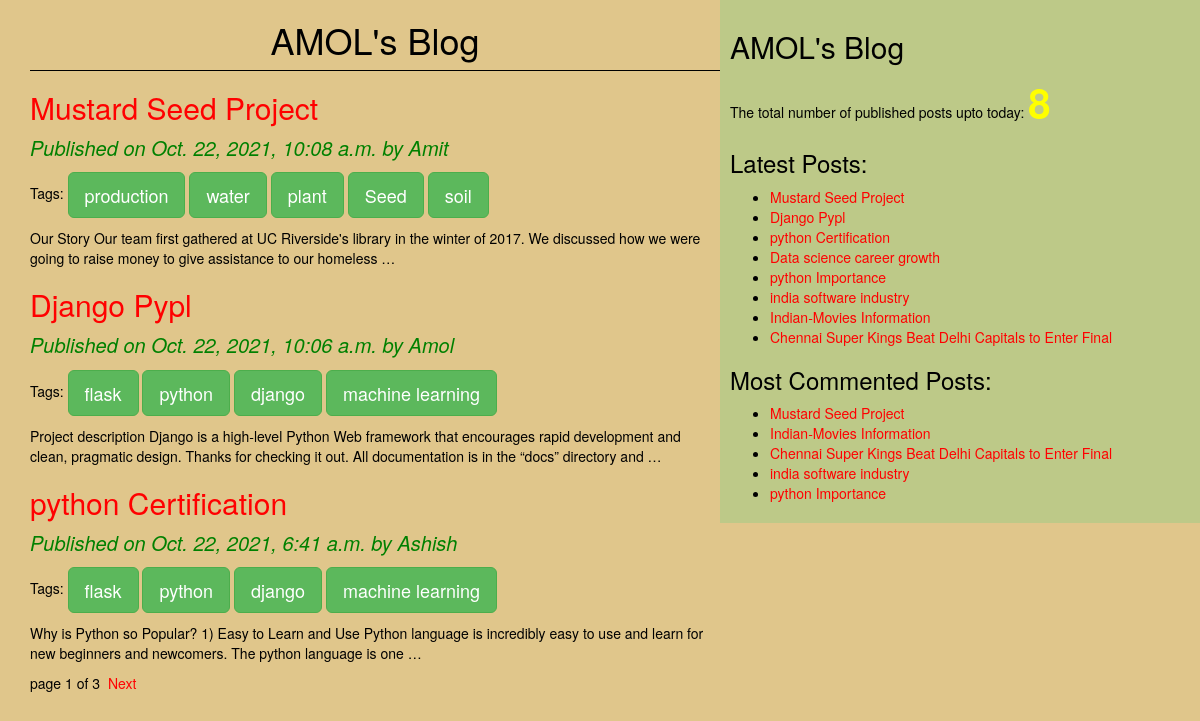
The page / on the database its author committed.
### blogApp/models.py (models this page shows, shortened)
class Post(models.Model):
    STATUS_CHOICES=(('draft','Draft'),('published','Published'))
    title=models.CharField(max_length=256)
    slug=models.SlugField(max_length=264, unique_for_date='publish')
    author=models.ForeignKey(User,related_name='blog_posts', on_delete=models.CASCADE) # author is a foreignkey pointing the data from user table on_delete=models.CASCADE that argument must be required otherwise we will get one argument missing error.
    body=models.TextField()
    publish=models.DateTimeField(default=timezone.now) # for taken current time zone
    created=models.DateTimeField(auto_now_add=True) # whenever we have updated last post on blog Application
    updated=models.DateTimeField(auto_now=True)
    status=models.CharField(max_length=10, choices=STATUS_CHOICES, default='draft')
    objects=CustomManager()
    tags=TaggableManager()
    class Meta:
        ordering=('-publish',) #make sure single value tuple ends with comma
    def get_absolute_url(self):
        return reverse('post_detail',args=[self.publish.year, self.publish.strftime('%m'), self.publish.strftime('%d'), self.slug])

### blogApp/views.py (the view)
# urls.py: path('', views.post_list_view),
def post_list_view(request, tag_slug=None):
    post_list=Post.objects.all()
    tag=None
    if tag_slug:
        tag=get_object_or_404(Tag, slug=tag_slug)
        post_list=post_list.filter(tags__in=[tag])
    paginator= Paginator(post_list,3)
    page_number=request.GET.get('page')
    try:
        post_list=paginator.page(page_number)
    except PageNotAnInteger:
        post_list=paginator.page(1)
    except EmptyPage:
        post_list=paginator.page(paginator.num_pages)
    return render (request,'blogApp/post_list.html',{'post_list':post_list, 'tag':tag})

### blogApp/models.py (called while the page is built)
    def get_queryset(self):
        return super().get_queryset().filter(status='published')

### blogApp/templatetags/blog_tags.py (called while the page is built)
@register.simple_tag(name='my_tag')
def total_posts(): # instate of total_post we can any other name
    return Post.objects.count()

@register.inclusion_tag('blogApp/latest_posts123.html')
def show_latest_posts(count):
    latest_posts=Post.objects.order_by('-publish')[:count]
    return {'latest_posts':latest_posts}

@register.simple_tag
def get_most_commented_posts(count=5):
    return Post.objects.annotate(total_comments=Count('comments')).order_by('-total_comments')[:count]

### templates/blogApp/post_list.html (shortened to what this page needs)
{%extends 'blogApp/base.html'%}
    {%block content%}
        <h1>AMOL's Blog</h1>
        {%for post in post_list%}
                <a href="{{post.get_absolute_url}}" ><h2>{{post.title}}</h2></a>
                <p id='date'>Published on {{post.publish}} by {{post.author|title}}</p>
                <p>Tags:
                    {% for tag in post.tags.all %}
                        <a href="{% url 'post_list_by_name' tag.slug%}" class="btn btn-lg btn-success">{{tag.name}} </a>
                    {%endfor%}
                </p>
            {{post.body|truncatewords:30|linebreaks}}
        {%endfor%}
        {%include 'blogApp/paginator.html' with page=post_list%}
    {%endblock%}

### templates/blogApp/base.html (shortened to what this page needs)
<!DOCTYPE html>
{%load blog_tags %}
{%load static%}
<html lang="en">
<head>
    <link rel="stylesheet" href="https://maxcdn.bootstrapcdn.com/bootstrap/3.3.7/css/bootstrap.min.css">
    <link rel="stylesheet" href="{% static 'css/blog.css'%}">
</head>
<body>
    <div class="content">
       {%block content%}{%endblock%}
    </div>
    <div class="sidebar">
        <h2>AMOL's Blog</h2>
        <p>The total number of published posts upto today: <span id='pcount'> {%my_tag%} </span></p>
        <h3>Latest Posts:</h3>{%show_latest_posts 100%}
        <h3>Most Commented Posts:</h3>
        {%get_most_commented_posts as most_commented_posts %}
        <ul>
            {%for post in most_commented_posts %}
            <li><a href="{{post.get_absolute_url}}">{{post.title}}</a></li>
            {%endfor%}
        </ul>
    </div>
</body>
</html>

### templates/blogApp/paginator.html (shortened to what this page needs)
<div class="paginator">
    <span>page {{page.number}} of {{page.paginator.num_pages}}</span>&nbsp;
    {% if page.has_next%}
        <a href="?page={{page.next_page_number}}">Next</a>
     {%endif%}
</div>

### templates/blogApp/latest_posts123.html
<ul>
    {%for post in latest_posts%}
    <li><a href="{{post.get_absolute_url}}"> {{post.title}}</a></li>
    {%endfor%}
</ul>

### static/css/blog.css (style rules this page uses)
.content { width:60%; float: left; padding: 0 0 0 30px; background-color: #e0c68b; height: 100%; }
.sidebar { width: 40%; float: right; padding: 10px; background-color: #bdc988; height: 100%; }
h1 { text-align: center; border-bottom: 1px solid black; padding-bottom: 10px; }
body { color: black; background-color:#e0c68b ; }
#date { color: green; font-size: 20px; font-style: italic; }
a { color:red; }
#pcount { font-size: 40px; color: yellow; font-weight: bold; }

### rows shown on the page
Post: title "Mustard Seed Project", publish "Oct. 22, 2021, 10:08 a.m.", author "Amit", body "Our Story Our team first gathered at UC Riverside's library in the winter of 2017. We discussed how we were going to raise money to give assistance to our homeless …"
Tag: name "production"
Tag: name "water"
Tag: name "plant"
Tag: name "Seed"
Tag: name "soil"
Post: title "Django Pypl", publish "Oct. 22, 2021, 10:06 a.m.", author "Amol", body "Project description Django is a high-level Python Web framework that encourages rapid development and clean, pragmatic design. Thanks for checking it out. All documentation is in the “docs” directory and …"
Tag: name "flask"
Tag: name "python"
Tag: name "django"
Tag: name "machine learning"
Post: title "python Certification", publish "Oct. 22, 2021, 6:41 a.m.", author "Ashish", body "Why is Python so Popular? 1) Easy to Learn and Use Python language is incredibly easy to use and learn for new beginners and newcomers. The python language is one …"
Post: title "Data science career growth"
Post: title "python Importance"
Post: title "india software industry"
Post: title "Indian-Movies Information"
Post: title "Chennai Super Kings Beat Delhi Capitals to Enter Final"

### other values the page prints
{{ page.number }} "1"
{{ page.paginator.num_pages }} "3"
